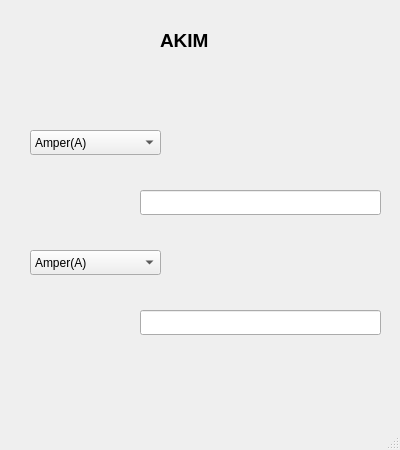
<?xml version="1.0" encoding="UTF-8"?>
<ui version="4.0">
 <class>MainWindow_akim</class>
 <widget class="QMainWindow" name="MainWindow_akim">
  <property name="geometry">
   <rect>
    <x>0</x>
    <y>0</y>
    <width>400</width>
    <height>450</height>
   </rect>
  </property>
  <property name="windowTitle">
   <string>AKIM</string>
  </property>
  <widget class="QWidget" name="centralwidget">
   <widget class="QLabel" name="label">
    <property name="geometry">
     <rect>
      <x>160</x>
      <y>30</y>
      <width>91</width>
      <height>21</height>
     </rect>
    </property>
    <property name="font">
     <font>
      <pointsize>14</pointsize>
      <weight>75</weight>
      <bold>true</bold>
     </font>
    </property>
    <property name="text">
     <string>AKIM</string>
    </property>
   </widget>
   <widget class="QComboBox" name="comboBox">
    <property name="geometry">
     <rect>
      <x>30</x>
      <y>130</y>
      <width>131</width>
      <height>25</height>
     </rect>
    </property>
    <item>
     <property name="text">
      <string>Amper(A)</string>
     </property>
    </item>
    <item>
     <property name="text">
      <string>Miliamper(mA)</string>
     </property>
    </item>
    <item>
     <property name="text">
      <string>Mikroamper(µA)</string>
     </property>
    </item>
    <item>
     <property name="text">
      <string>Nanoamper(nA)</string>
     </property>
    </item>
    <item>
     <property name="text">
      <string>Kiloamper(kA)</string>
     </property>
    </item>
    <item>
     <property name="text">
      <string>Megaamper(MA)</string>
     </property>
    </item>
    <item>
     <property name="text">
      <string>Gigaamper(GA)</string>
     </property>
    </item>
    <item>
     <property name="text">
      <string>Coulomb/Saniye(C/s)</string>
     </property>
    </item>
    <item>
     <property name="text">
      <string>Biot</string>
     </property>
    </item>
    <item>
     <property name="text">
      <string>Elektromanyetik Akım Birimi</string>
     </property>
    </item>
    <item>
     <property name="text">
      <string>Elektrostatik Akım Birimi</string>
     </property>
    </item>
    <item>
     <property name="text">
      <string>Franklin/Saniye</string>
     </property>
    </item>
    <item>
     <property name="text">
      <string>Gauss Elektrik Akımı</string>
     </property>
    </item>
    <item>
     <property name="text">
      <string>Gilbert</string>
     </property>
    </item>
    <item>
     <property name="text">
      <string>Siemens Volt</string>
     </property>
    </item>
    <item>
     <property name="text">
      <string>Volt/Ohm</string>
     </property>
    </item>
    <item>
     <property name="text">
      <string>Watt/Ohm</string>
     </property>
    </item>
    <item>
     <property name="text">
      <string>Weber/Henry</string>
     </property>
    </item>
   </widget>
   <widget class="QLineEdit" name="lineEdit_2">
    <property name="geometry">
     <rect>
      <x>140</x>
      <y>190</y>
      <width>241</width>
      <height>25</height>
     </rect>
    </property>
   </widget>
   <widget class="QLineEdit" name="lineEdit_3">
    <property name="geometry">
     <rect>
      <x>140</x>
      <y>310</y>
      <width>241</width>
      <height>25</height>
     </rect>
    </property>
   </widget>
   <widget class="QComboBox" name="comboBox_2">
    <property name="geometry">
     <rect>
      <x>30</x>
      <y>250</y>
      <width>131</width>
      <height>25</height>
     </rect>
    </property>
    <item>
     <property name="text">
      <string>Amper(A)</string>
     </property>
    </item>
    <item>
     <property name="text">
      <string>Miliamper(mA)</string>
     </property>
    </item>
    <item>
     <property name="text">
      <string>Mikroamper(µA)</string>
     </property>
    </item>
    <item>
     <property name="text">
      <string>Nanoamper(nA)</string>
     </property>
    </item>
    <item>
     <property name="text">
      <string>Kiloamper(kA)</string>
     </property>
    </item>
    <item>
     <property name="text">
      <string>Megaamper(MA)</string>
     </property>
    </item>
    <item>
     <property name="text">
      <string>Gigaamper(GA)</string>
     </property>
    </item>
    <item>
     <property name="text">
      <string>Coulomb/Saniye(C/s)</string>
     </property>
    </item>
    <item>
     <property name="text">
      <string>Biot</string>
     </property>
    </item>
    <item>
     <property name="text">
      <string>Elektromanyetik Akım Birimi</string>
     </property>
    </item>
    <item>
     <property name="text">
      <string>Elektrostatik Akım Birimi</string>
     </property>
    </item>
    <item>
     <property name="text">
      <string>Franklin/Saniye</string>
     </property>
    </item>
    <item>
     <property name="text">
      <string>Gauss Elektrik Akımı</string>
     </property>
    </item>
    <item>
     <property name="text">
      <string>Gilbert</string>
     </property>
    </item>
    <item>
     <property name="text">
      <string>Siemens Volt</string>
     </property>
    </item>
    <item>
     <property name="text">
      <string>Volt/Ohm</string>
     </property>
    </item>
    <item>
     <property name="text">
      <string>Watt/Ohm</string>
     </property>
    </item>
    <item>
     <property name="text">
      <string>Weber/Henry</string>
     </property>
    </item>
   </widget>
  </widget>
  <widget class="QMenuBar" name="menubar">
   <property name="geometry">
    <rect>
     <x>0</x>
     <y>0</y>
     <width>400</width>
     <height>26</height>
    </rect>
   </property>
  </widget>
  <widget class="QStatusBar" name="statusbar"/>
 </widget>
 <resources/>
 <connections/>
</ui>
